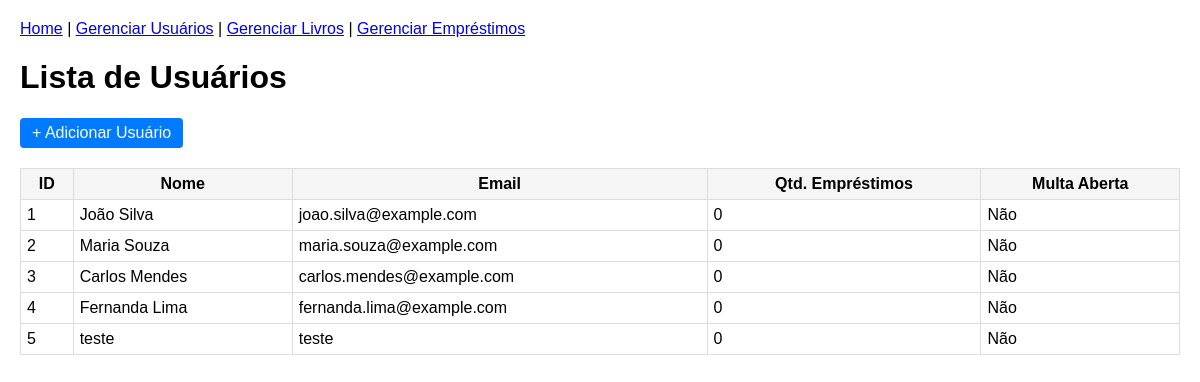
Before: /web/usuarios with the older database file.
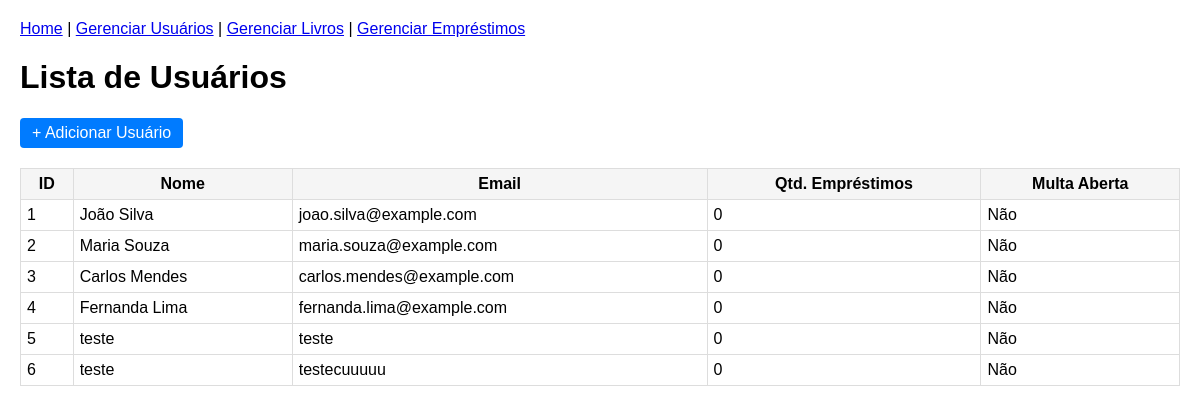
After: the same page with the newer database file.
### db/modelos.py (models this page shows)
class Usuario(SQLModel, table=True):
    id: Optional[int] = Field(default=None, primary_key=True)
    nome: str
    email: str
    qtd_emprestimo: int = 0
    possui_multa_aberta: bool = False
    emprestimos: List["Emprestimo"] = Relationship(back_populates="usuario")

### server/web_ui.py (the view)
@router.get("/usuarios")
def web_list_usuarios(request: Request, q: str | None = None, sessao: Session = Depends(obter_sessao)):
    resultado = sessao.exec(select(Usuario)) if hasattr(sessao, 'exec') else sessao.query(Usuario)
    usuarios = [r[0] if not isinstance(r, Usuario) else r for r in resultado]
    if q:
        usuarios = [u for u in usuarios if q.lower() in u.nome.lower()]
    usuarios_dict = [
        {
            "id": u.id,
            "nome": u.nome,
            "email": u.email,
            "qtd_emprestimo": u.qtd_emprestimo,
            "possui_multa_aberta": u.possui_multa_aberta,
        }
        for u in usuarios
    ]
    return templates.TemplateResponse(
        "usuarios_list.html",
        {"request": request, "usuarios": usuarios_dict},
    )

### server/templates/usuarios_list.html
{% extends "base.html" %}
{% block content %}
<h1>Lista de Usuários</h1>
<a href="/web/usuarios/novo" style="display:inline-block;margin-bottom:10px;padding:6px 12px;background-color:#007bff;color:white;text-decoration:none;border-radius:4px;">
  + Adicionar Usuário
</a>
<table border="1" cellpadding="8" cellspacing="0">
  <thead>
    <tr>
      <th>ID</th>
      <th>Nome</th>
      <th>Email</th>
      <th>Qtd. Empréstimos</th>
      <th>Multa Aberta</th>
    </tr>
  </thead>
  <tbody>
    {% for usuario in usuarios %}
    <tr>
      <td>{{ usuario.id }}</td>
      <td>{{ usuario.nome }}</td>
      <td>{{ usuario.email }}</td>
      <td>{{ usuario.qtd_emprestimo }}</td>
      <td>{% if usuario.possui_multa_aberta %}Sim{% else %}Não{% endif %}</td>
    </tr>
    {% endfor %}
  </tbody>
</table>
{% endblock %}

Changed rows visible on the page:
added Usuario: id "6", nome "teste", email "testecuuuuu", qtd_emprestimo "0", possui_multa_aberta "Não"
